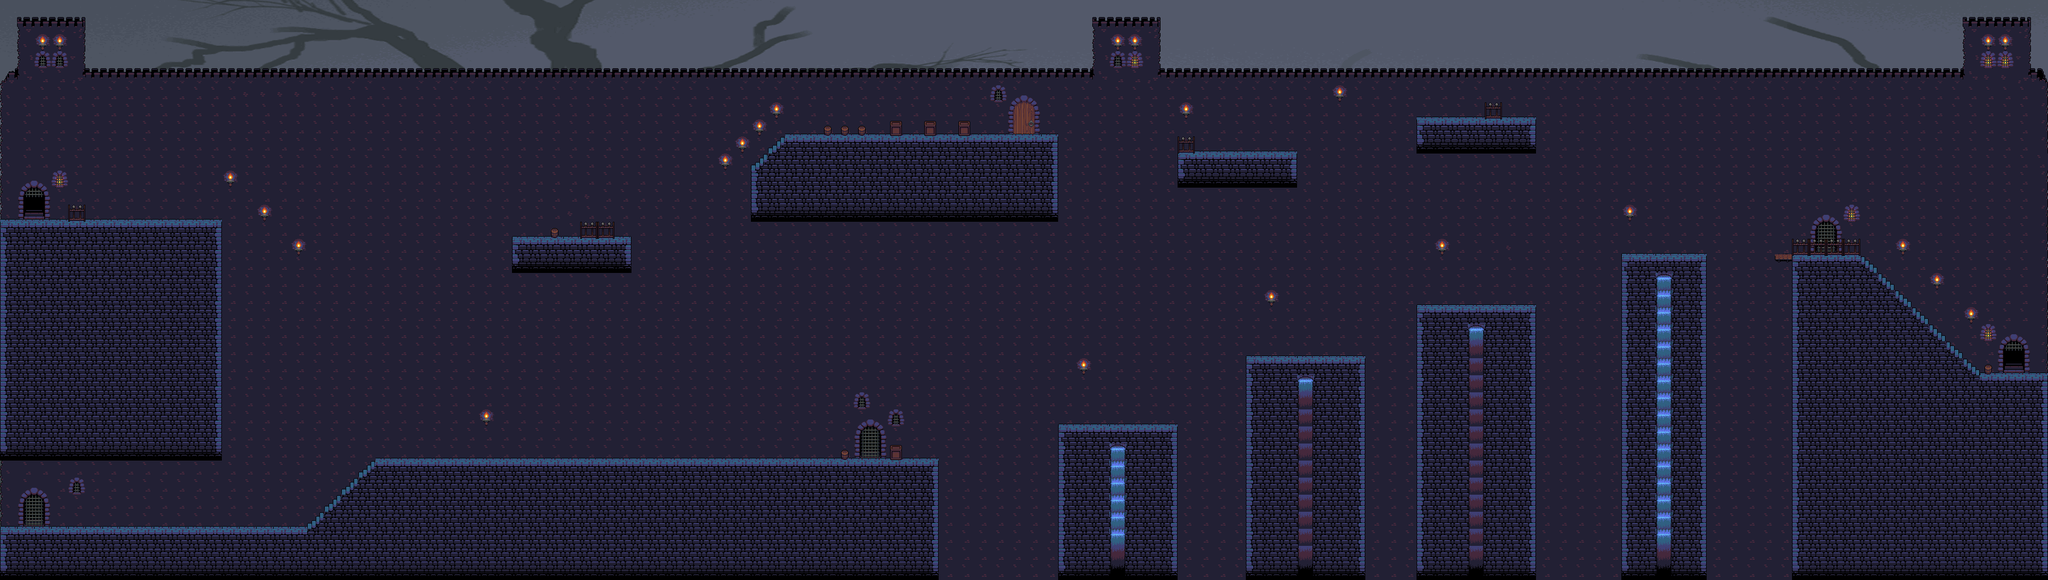

A 2D game scene composited from a Tiled map and its tileset images. What follows is a short description and the map's XML, with each tile layer's data collapsed to a summary:
An orthogonal 120x34 tile map with 32x32 px tiles, 3 tile layers (Background, Foreground, Objekte), 1 image layer and 54 objects (19x CoinEntity, 13x EnemyEntity, 13x Ground, 2x SpikeEntity, mainPlayer, ...).

<map version="1.0" orientation="orthogonal" renderorder="left-up" width="120" height="34" tilewidth="32" tileheight="32" nextobjectid="254">
 <tileset firstgid="1" name="oppcastle" tilewidth="32" tileheight="32">
  <image source="../img/map/oppcastle.png" width="480" height="352" />
 </tileset>
 <imagelayer name="Parallax_layer1">
  <image source="../img/background/tree.png" />
 </imagelayer>
 <layer name="Background" width="120" height="34">
  <data>[4080 cells, 3642 non-empty, 41 distinct tile ids]</data>
 </layer>
 <layer name="Foreground" width="120" height="34">
  <data>[4080 cells, 1359 non-empty, 21 distinct tile ids]</data>
 </layer>
 <layer name="Objekte" width="120" height="34">
  <data>[4080 cells, 19 non-empty, 3 distinct tile ids]</data>
 </layer>
 <objectgroup name="Object">
  <properties>
   <property name="duration" value="300" />
   <property name="fade" value="#300000" />
  </properties>
  <object id="3" name="mainPlayer" x="3" y="347" width="32" height="64">
   <properties>
    <property name="image" value="gripe_run_right" />
    <property name="spritewidth" value="64" />
   </properties>
  </object>
  <object id="4" name="CoinEntity" x="1536" y="800" width="32" height="32">
   <properties>
    <property name="image" value="spinning_coin_gold" />
    <property name="spritewidth" value="32" />
   </properties>
  </object>
  <object id="5" name="game.LevelEntity" x="3803" y="-284" width="36" height="1e+06">
   <properties>
    <property name="duration" value="300" />
    <property name="fade" value="#009900" />
    <property name="to" value="7" />
   </properties>
  </object>
  <object id="13" name="ScrollEntity" x="1725" y="189" width="32" height="32">
   <properties>
    <property name="image" value="spinning_scrolls_red" />
    <property name="scrollIndex" value="13" />
    <property name="spritewidth" value="32" />
    <property name="type" value="potion" />
   </properties>
  </object>
  <object id="19" name="SpikeEntity" x="1756" y="1048.33" width="1318" height="40" />
  <object id="31" name="CoinEntity" x="1349" y="769" width="32" height="32">
   <properties>
    <property name="image" value="spinning_coin_gold" />
    <property name="spritewidth" value="32" />
   </properties>
  </object>
  <object id="87" name="CoinEntity" x="2756" y="471" width="32" height="32">
   <properties>
    <property name="image" value="spinning_coin_gold" />
    <property name="spritewidth" value="32" />
   </properties>
  </object>
  <object id="94" name="CoinEntity" x="2435" y="603" width="32" height="32">
   <properties>
    <property name="image" value="spinning_coin_gold" />
    <property name="spritewidth" value="32" />
   </properties>
  </object>
  <object id="113" name="CoinEntity" x="2080" y="732" width="32" height="32">
   <properties>
    <property name="image" value="spinning_coin_gold" />
    <property name="spritewidth" value="32" />
   </properties>
  </object>
  <object id="133" name="CoinEntity" x="622" y="481" width="32" height="32">
   <properties>
    <property name="image" value="spinning_coin_gold" />
    <property name="spritewidth" value="32" />
   </properties>
  </object>
  <object id="135" name="CoinEntity" x="1055" y="396" width="32" height="32">
   <properties>
    <property name="image" value="spinning_coin_gold" />
    <property name="spritewidth" value="32" />
   </properties>
  </object>
  <object id="136" name="CoinEntity" x="1088" y="771" width="32" height="32">
   <properties>
    <property name="image" value="spinning_coin_gold" />
    <property name="spritewidth" value="32" />
   </properties>
  </object>
  <object id="137" name="CoinEntity" x="1502" y="205" width="32" height="32">
   <properties>
    <property name="image" value="spinning_coin_gold" />
    <property name="spritewidth" value="32" />
   </properties>
  </object>
  <object id="228" name="CoinEntity" x="2754" y="510" width="32" height="32">
   <properties>
    <property name="image" value="spinning_coin_gold" />
    <property name="spritewidth" value="32" />
   </properties>
  </object>
  <object id="229" name="CoinEntity" x="3145" y="415" width="32" height="32">
   <properties>
    <property name="image" value="spinning_coin_gold" />
    <property name="spritewidth" value="32" />
   </properties>
  </object>
  <object id="230" name="CoinEntity" x="3527.1" y="436.39" width="32" height="32" rotation="42.732">
   <properties>
    <property name="image" value="spinning_coin_gold" />
    <property name="spritewidth" value="32" />
   </properties>
  </object>
  <object id="231" name="CoinEntity" x="1723" y="136" width="32" height="32">
   <properties>
    <property name="image" value="spinning_coin_gold" />
    <property name="spritewidth" value="32" />
   </properties>
  </object>
  <object id="232" name="CoinEntity" x="2269" y="223" width="32" height="32">
   <properties>
    <property name="image" value="spinning_coin_gold" />
    <property name="spritewidth" value="32" />
   </properties>
  </object>
  <object id="233" name="CoinEntity" x="2739" y="166" width="32" height="32">
   <properties>
    <property name="image" value="spinning_coin_gold" />
    <property name="spritewidth" value="32" />
   </properties>
  </object>
  <object id="234" name="CoinEntity" x="2783" y="169" width="32" height="32">
   <properties>
    <property name="image" value="spinning_coin_gold" />
    <property name="spritewidth" value="32" />
   </properties>
  </object>
  <object id="239" name="CoinEntity" x="2307" y="224" width="32" height="32">
   <properties>
    <property name="image" value="spinning_coin_gold" />
    <property name="spritewidth" value="32" />
   </properties>
  </object>
  <object id="240" name="CoinEntity" x="3635.57" y="541.662" width="32" height="32" rotation="45.6803">
   <properties>
    <property name="image" value="spinning_coin_gold" />
    <property name="spritewidth" value="32" />
   </properties>
  </object>
  <object id="241" name="CoinEntity" x="3606.97" y="508.086" width="32" height="32" rotation="45.6803">
   <properties>
    <property name="image" value="spinning_coin_gold" />
    <property name="spritewidth" value="32" />
   </properties>
  </object>
  <object id="248" name="SpikeEntity" x="3155" y="1047.33" width="246" height="40" />
 </objectgroup>
 <objectgroup name="EnemyEntities">
  <object id="58" name="EnemyEntity" x="907" y="826" width="285" height="29">
   <properties>
    <property name="attack" value="00" />
    <property name="image" value="deadeater" />
    <property name="jump" value="0" />
    <property name="speed" value="4" />
    <property name="spriteheight" value="64" />
    <property name="spritewidth" value="64" />
   </properties>
  </object>
  <object id="222" name="EnemyEntity" x="3325" y="447.5" width="148" height="29">
   <properties>
    <property name="attack" value="00" />
    <property name="image" value="deadeater" />
    <property name="jump" value="0" />
    <property name="speed" value="4" />
    <property name="spriteheight" value="64" />
    <property name="spritewidth" value="64" />
   </properties>
  </object>
  <object id="223" name="EnemyEntity" x="479.5" y="351.5" width="377" height="29">
   <properties>
    <property name="attack" value="00" />
    <property name="image" value="buckbeak" />
    <property name="jump" value="0" />
    <property name="speed" value="4" />
    <property name="spriteheight" value="64" />
    <property name="spritewidth" value="64" />
   </properties>
  </object>
  </objectgroup>
 <objectgroup name="collision">
  <!-- 17 objects omitted --></objectgroup>
</map>
<!-- 27 of 54 objects omitted -->
